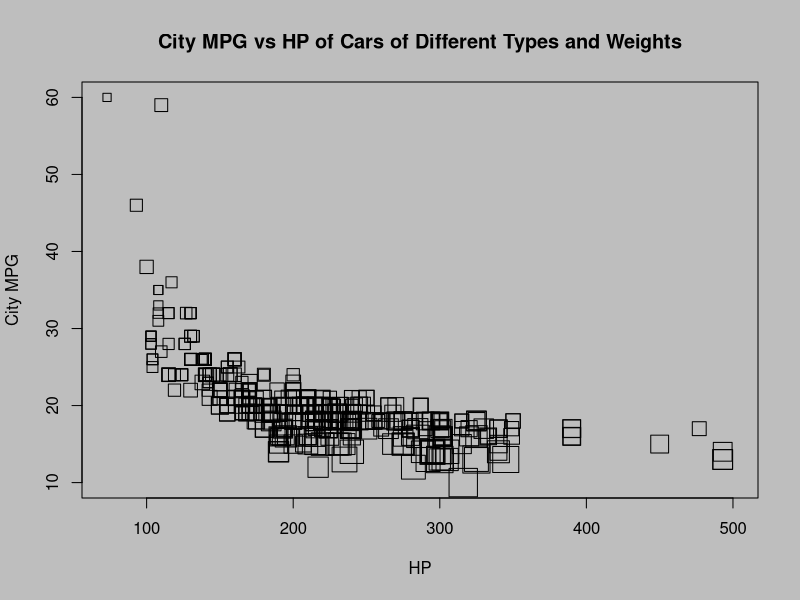

Generate this figure with R:
x <- read.table("cars04.csv",header=T,sep=",")
str(x)
ex <- as.numeric(as.character(x$City.MPG))
qu <- as.numeric(as.character(x$HP))
w <- as.numeric(as.character(x$Weight))
png(filename="Cars04.png")
par(bg = "grey")
plot(qu,ex,pch=22,xlab = "HP",ylab = "City MPG", main = 'City MPG vs HP of Cars of Different Types and Weights', cex=w/1500)
dev.off()